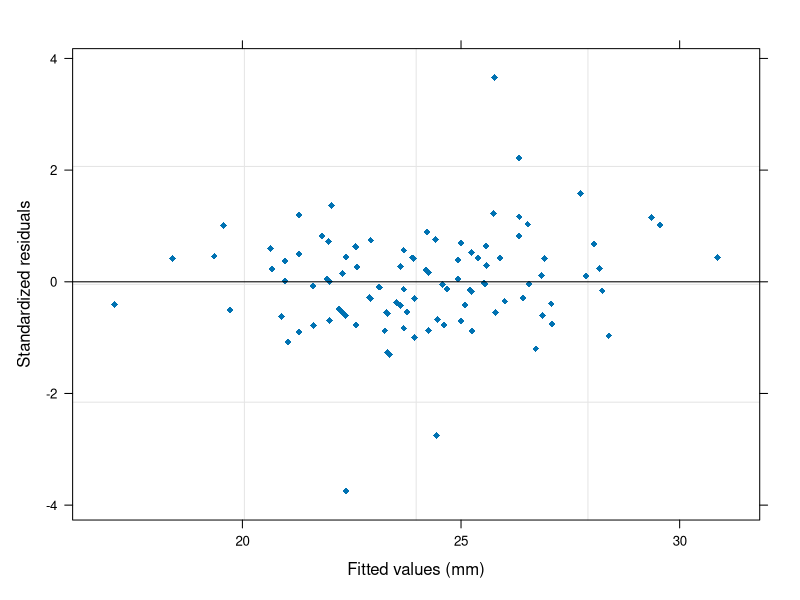

Recreate this plot in R.
## ---- chunk 1
library(nlme)
data(Orthodont)
tail(Orthodont)
lm1 <- lm(distance ~ age, data = Orthodont)
fm1 <- lme(distance ~ age, data = Orthodont,method="ML") # random is ~ age
summary(lm1)
AIC(lm1)
summary(fm1)
AIC(fm1)
## ---- chunk 2
fm2 <- lme(distance ~ age + Sex, data = Orthodont, random = ~ 1)

summary(fm2)
## ---- chunk 3
par(mfrow=c(2,2))
plot(fm2,pch=18)
par(mfrow=c(1,1))
